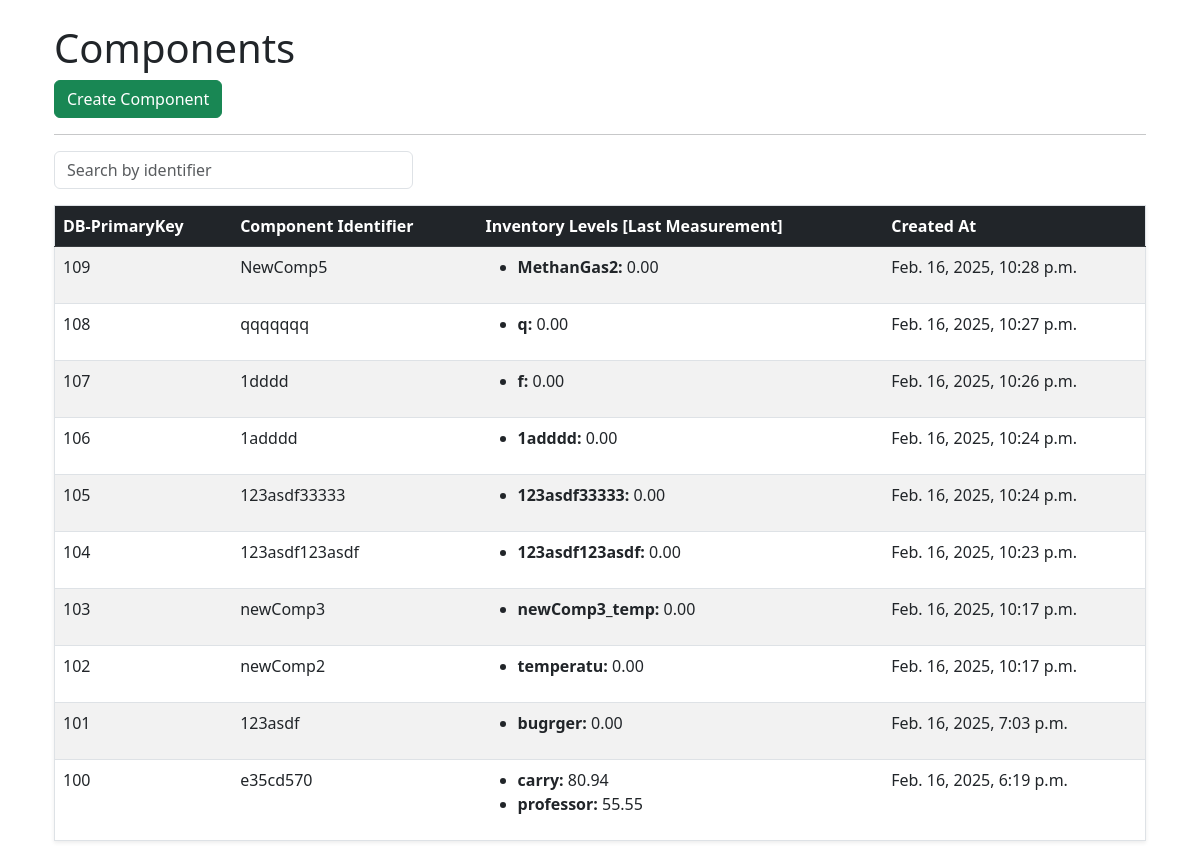
Page /components/ on the committed database.
### component/models.py (models this page shows, shortened)
class Component(AtmioBaseModel):
    identifier = models.CharField(
        max_length=30, unique=True, blank=False, null=False, default="1"
    )
    description = models.CharField(max_length=255, blank=True)
    created_at = models.DateTimeField(auto_now_add=True)
    updated_at = models.DateTimeField(auto_now=True)
    history = HistoricalRecords()
    class Meta:
        ordering = ["-created_at"]
        indexes = [models.Index(fields=["identifier"])]

### inventory_level/models.py (models this page shows, shortened)
class InventoryLevel(AtmioBaseModel):
    component = models.ForeignKey(
        Component, on_delete=models.PROTECT, related_name="inventory_levels"
    )
    parents_inventory_level = models.ManyToManyField("self", blank=True)
    children_inventory_level = models.ManyToManyField("self", blank=True)
    last_level = models.DecimalField(
        max_digits=10, decimal_places=2, default=Decimal("0.00")
    )
    name = models.CharField(max_length=100)
    metadata = models.JSONField(null=True, blank=True)
    history = HistoricalRecords()
    class Meta:
        ordering = ["name"]

### component/views.py (the view)
# urls.py: path("components/", ComponentListView.as_view(), name="component-list"),
class ComponentListView(FilterView, ListView):
    model = Component
    filterset_class = ComponentFilter
    paginate_by = 10
    template_name = "component/component_list.html"
    context_object_name = "components"
    def get_context_data(self, **kwargs) -> dict:
        context = super().get_context_data(**kwargs)
        page_obj = context["page_obj"]
        context.update(
            {
                "query_string": self.request.GET.urlencode(),
                "has_next": page_obj.has_next(),
                "next_page_number": (
                    page_obj.next_page_number() if page_obj.has_next() else None
                ),
            }
        )
        return context
    def render_to_response(self, context: dict, **response_kwargs) -> HttpResponse:
        if self.request.headers.get("HX-Request") == "true":
            return render(
                self.request, "component/component_list_partial.html", context
            )
        return super().render_to_response(context, **response_kwargs)

### templates/component/component_list.html (shortened to what this page needs)
{% extends "base.html" %}
{% block content %}
<div class="container mt-4">
  <h1>Components</h1>
  <button type="button" class="btn btn-success"
          data-bs-toggle="modal"
          data-bs-target="#componentModal"
          hx-get="{% url 'component-create' %}"
          hx-target="#componentModalContent"
          >
    Create Component
  </button>
  <hr>
<form id="filter-form" class="mb-3"
      hx-get="{% url 'component-list' %}"
      hx-target="#component-table-body"
      hx-push-url="true"
      hx-trigger="change"
      >
  <div class="row g-2">
    <div class="col-md-4">
      <input type="text" name="search" class="form-control"
      placeholder="Search by identifier"
      value="{{ request.GET.search }}"
      hx-trigger="input"
      hx-get="{% url 'component-list' %}"
      hx-target="#component-table-body"
      hx-push-url="true">
    </div>
  </div>
</form>
<table class="table table-striped table-hover border shadow-sm" id="component-table">
  <thead class="table-dark">
    <tr>
      <th class="sortable-header" data-column="id">
        DB-PrimaryKey
      </th>
      <th class="sortable-header" data-column="identifier">
        Component Identifier
      </th>
      <th class="sortable-header" data-column="inventory_level">Inventory Levels [Last Measurement]</th>
      <th class="sortable-header" data-column="created_at">
        Created At
      </th>
    </tr>
  </thead>
  <tbody id="component-table-body">
    {% for component in object_list %}
    <tr>
      <td>{{component.id}}</td>
      <td>{{ component.identifier }}</td>
      <td>
        {% with inventory_level=component.inventory_levels %}
        <ul>
          {% for iv in component.inventory_levels.all %}
              <li>
                {% if iv.name %}
                  <b>{{iv.name}}:</b>
                {% else %}
                  <b>No Name</b>
                {% endif %}
                 {{iv.last_level}}
              </li>
          {% endfor %}
        </ul>
        {% endwith %}
      </td>
      <td>{{ component.created_at }}</td>
    </tr>
    {% endfor %}
  </tbody>
</table>
</div>
{% endblock %}

### templates/base.html (shortened to what this page needs)
<!doctype html>
<html lang="en">
<head>
  <link href="https://cdn.jsdelivr.net/npm/bootstrap@5.3.0/dist/css/bootstrap.min.css" rel="stylesheet">
  <link href="https://cdn.jsdelivr.net/npm/bootstrap@5.3.0/dist/css/bootstrap.min.css" rel="stylesheet">
  <link rel="stylesheet" href="https://cdn.jsdelivr.net/npm/bootstrap-icons/font/bootstrap-icons.css">
</head>
<body>
  <div class="container mt-4">
    {% block content %}
    {% endblock %}
  </div>
</body>
</html>

### rows in the picture
Component: id "109", identifier "NewComp5", created_at "Feb. 16, 2025, 10:28 p.m."
InventoryLevel: name "MethanGas2", last_level "0.00"
Component: id "108", identifier "qqqqqqq", created_at "Feb. 16, 2025, 10:27 p.m."
InventoryLevel: name "q", last_level "0.00"
Component: id "107", identifier "1dddd", created_at "Feb. 16, 2025, 10:26 p.m."
InventoryLevel: name "f", last_level "0.00"
Component: id "106", identifier "1adddd", created_at "Feb. 16, 2025, 10:24 p.m."
InventoryLevel: name "1adddd", last_level "0.00"
Component: id "105", identifier "123asdf33333", created_at "Feb. 16, 2025, 10:24 p.m."
InventoryLevel: name "123asdf33333", last_level "0.00"
Component: id "104", identifier "123asdf123asdf", created_at "Feb. 16, 2025, 10:23 p.m."
InventoryLevel: name "123asdf123asdf", last_level "0.00"
Component: id "103", identifier "newComp3", created_at "Feb. 16, 2025, 10:17 p.m."
InventoryLevel: name "newComp3_temp", last_level "0.00"
Component: id "102", identifier "newComp2", created_at "Feb. 16, 2025, 10:17 p.m."
InventoryLevel: name "temperatu", last_level "0.00"
Component: id "101", identifier "123asdf", created_at "Feb. 16, 2025, 7:03 p.m."
InventoryLevel: name "bugrger", last_level "0.00"
Component: id "100", identifier "e35cd570", created_at "Feb. 16, 2025, 6:19 p.m."
InventoryLevel: name "carry", last_level "80.94"
InventoryLevel: name "professor", last_level "55.55"
